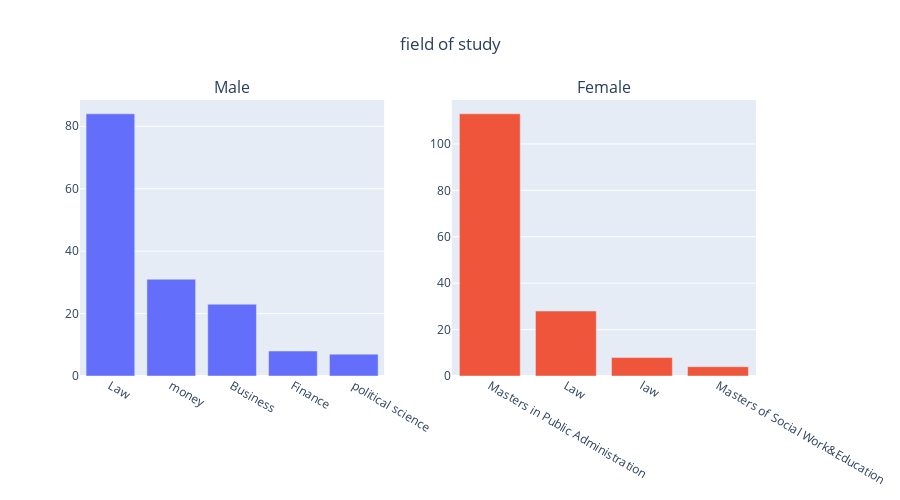
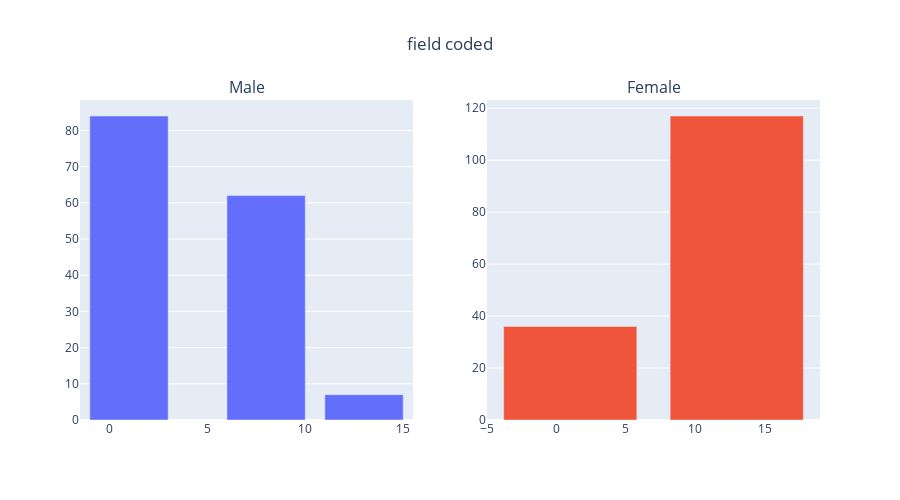
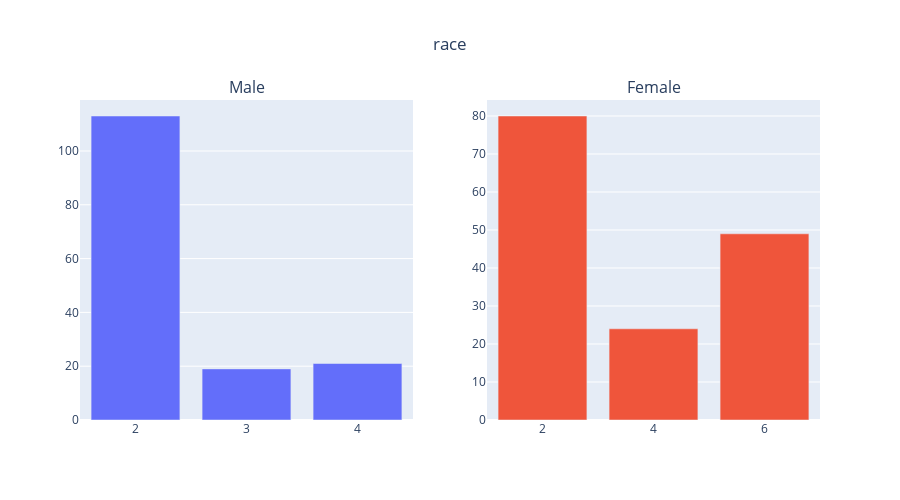
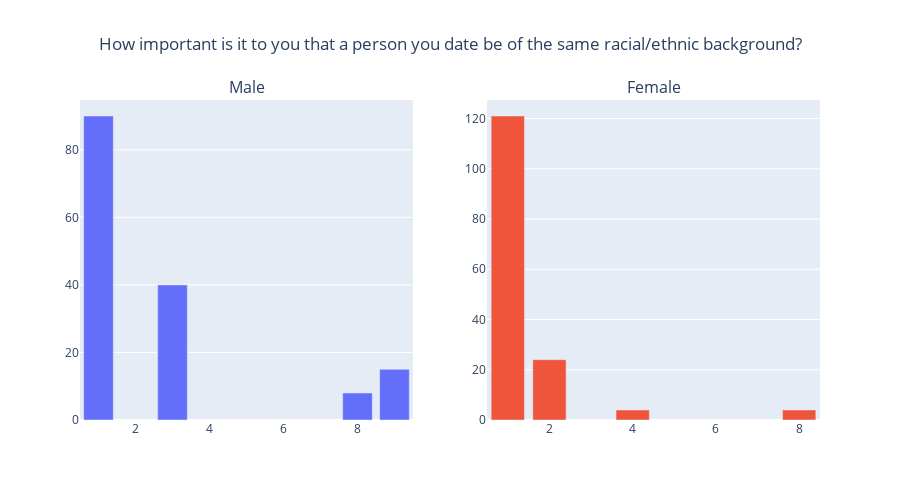

Notebook code cell kept with these figures, in order:
### Code cell
dic_signup_qualitatif ={
    'field': 'field of study',
    'field_cd' : 'field coded ',
    #'undergrd' : 'school attended for undergraduate degree',
    'race': 'race',
    'imprace': 'How important is it to you that a person you date be of the same racial/ethnic background?',
    'imprelig': 'How important is it to you that a person you date be of the same religious background?',
    'from': 'Where are you from originally?',
    'zipcode': 'What was the zip code of the area where you grew up?',
    'goal': 'What is your primary goal in participating in this event?',
    'date': 'In general, how frequently do you go on dates?',
    'go_out': 'How often do you go out (not necessarily on dates)?',
    'career':'What is your intended career?',
    'career_c':'career coded'
                    }

for item in [*dic_signup_qualitatif.keys()]:
    # Barplot of each qualitative variable
    cat_features = twice_columns([item])
    fig2 = make_subplots(rows = 1, cols = 2, subplot_titles = ['Male','Female'])
    for i in range(len(cat_features)):
        
        x_coords = dataset[cat_features[i]].value_counts().index.tolist()
        y_coords = dataset[cat_features[i]].value_counts().tolist()
        
        fig2.add_trace(
            go.Bar(
                x = x_coords,
                y = y_coords),
            row = 1,
            col = i + 1)
    fig2.update_layout(
            title = go.layout.Title(text = dic_signup_qualitatif[item], x = 0.5), showlegend = False, 
                autosize=False, height=500)
    fig2.show()

dic_signup_quantitatif ={
    'age' : 'age',
    #'mn_sat' : 'Median SAT score for the undergraduate institution where attended.',
    #'tuition':	'Tuition listed for each response to undergrad in Barron’s 25th Edition college profile book.',
    'income': 'Median household income based on zipcode using the Census Bureau website'
                    }

for item in [*dic_signup_quantitatif.keys()]:
    # Distribution of each numeric variable
    num_features = twice_columns([item])
    fig1 = make_subplots(rows = 1, cols = 2, subplot_titles = ['Male','Female'])
    for i in range(len(num_features)):

        fig1.add_trace(
            go.Histogram(
                x = dataset[num_features[i]]), #, nbinsx = 4),
            row = 1,
            col = i + 1)
    fig1.update_layout(
           title = go.layout.Title(text = dic_signup_quantitatif[item], x = 0.5), showlegend = False, 
                autosize=False, height=500)
    fig1.show()

### Figure 1 — Plotly figure (JSON) as saved in the notebook; plotly's stock layout.template omitted (floating-point values rounded to 4 significant figures)
{"data": [{"type": "bar", "x": ["Law", "money", "Business", "Finance", "political science"], "xaxis": "x", "y": [84, 31, 23, 8, 7], "yaxis": "y"}, {"type": "bar", "x": ["Masters in Public Administration", "Law", "law", "Masters of Social Work&Education"], "xaxis": "x2", "y": [113, 28, 8, 4], "yaxis": "y2"}], "layout": {"annotations": [{"font": {"size": 16}, "showarrow": false, "text": "Male", "x": 0.225, "xanchor": "center", "xref": "paper", "y": 1, "yanchor": "bottom", "yref": "paper"}, {"font": {"size": 16}, "showarrow": false, "text": "Female", "x": 0.775, "xanchor": "center", "xref": "paper", "y": 1, "yanchor": "bottom", "yref": "paper"}], "autosize": false, "height": 500, "showlegend": false, "title": {"text": "field of study", "x": 0.5}, "xaxis": {"anchor": "y", "domain": [0, 0.45]}, "xaxis2": {"anchor": "y2", "domain": [0.55, 1]}, "yaxis": {"anchor": "x", "domain": [0, 1]}, "yaxis2": {"anchor": "x2", "domain": [0, 1]}}}

### Figure 2 — Plotly figure (JSON) as saved in the notebook; plotly's stock layout.template omitted (floating-point values rounded to 4 significant figures)
{"data": [{"type": "bar", "x": [1, 8, 13], "xaxis": "x", "y": [84, 62, 7], "yaxis": "y"}, {"type": "bar", "x": [13, 1], "xaxis": "x2", "y": [117, 36], "yaxis": "y2"}], "layout": {"annotations": [{"font": {"size": 16}, "showarrow": false, "text": "Male", "x": 0.225, "xanchor": "center", "xref": "paper", "y": 1, "yanchor": "bottom", "yref": "paper"}, {"font": {"size": 16}, "showarrow": false, "text": "Female", "x": 0.775, "xanchor": "center", "xref": "paper", "y": 1, "yanchor": "bottom", "yref": "paper"}], "autosize": false, "height": 500, "showlegend": false, "title": {"text": "field coded ", "x": 0.5}, "xaxis": {"anchor": "y", "domain": [0, 0.45]}, "xaxis2": {"anchor": "y2", "domain": [0.55, 1]}, "yaxis": {"anchor": "x", "domain": [0, 1]}, "yaxis2": {"anchor": "x2", "domain": [0, 1]}}}

### Figure 3 — Plotly figure (JSON) as saved in the notebook; plotly's stock layout.template omitted (floating-point values rounded to 4 significant figures)
{"data": [{"type": "bar", "x": [2, 4, 3], "xaxis": "x", "y": [113, 21, 19], "yaxis": "y"}, {"type": "bar", "x": [2, 6, 4], "xaxis": "x2", "y": [80, 49, 24], "yaxis": "y2"}], "layout": {"annotations": [{"font": {"size": 16}, "showarrow": false, "text": "Male", "x": 0.225, "xanchor": "center", "xref": "paper", "y": 1, "yanchor": "bottom", "yref": "paper"}, {"font": {"size": 16}, "showarrow": false, "text": "Female", "x": 0.775, "xanchor": "center", "xref": "paper", "y": 1, "yanchor": "bottom", "yref": "paper"}], "autosize": false, "height": 500, "showlegend": false, "title": {"text": "race", "x": 0.5}, "xaxis": {"anchor": "y", "domain": [0, 0.45]}, "xaxis2": {"anchor": "y2", "domain": [0.55, 1]}, "yaxis": {"anchor": "x", "domain": [0, 1]}, "yaxis2": {"anchor": "x2", "domain": [0, 1]}}}

### Figure 4 — Plotly figure (JSON) as saved in the notebook; plotly's stock layout.template omitted (floating-point values rounded to 4 significant figures)
{"data": [{"type": "bar", "x": [1, 3, 9, 8], "xaxis": "x", "y": [90, 40, 15, 8], "yaxis": "y"}, {"type": "bar", "x": [1, 2, 4, 8], "xaxis": "x2", "y": [121, 24, 4, 4], "yaxis": "y2"}], "layout": {"annotations": [{"font": {"size": 16}, "showarrow": false, "text": "Male", "x": 0.225, "xanchor": "center", "xref": "paper", "y": 1, "yanchor": "bottom", "yref": "paper"}, {"font": {"size": 16}, "showarrow": false, "text": "Female", "x": 0.775, "xanchor": "center", "xref": "paper", "y": 1, "yanchor": "bottom", "yref": "paper"}], "autosize": false, "height": 500, "showlegend": false, "title": {"text": "How important is it to you that a person you date be of the same racial/ethnic background?", "x": 0.5}, "xaxis": {"anchor": "y", "domain": [0, 0.45]}, "xaxis2": {"anchor": "y2", "domain": [0.55, 1]}, "yaxis": {"anchor": "x", "domain": [0, 1]}, "yaxis2": {"anchor": "x2", "domain": [0, 1]}}}
